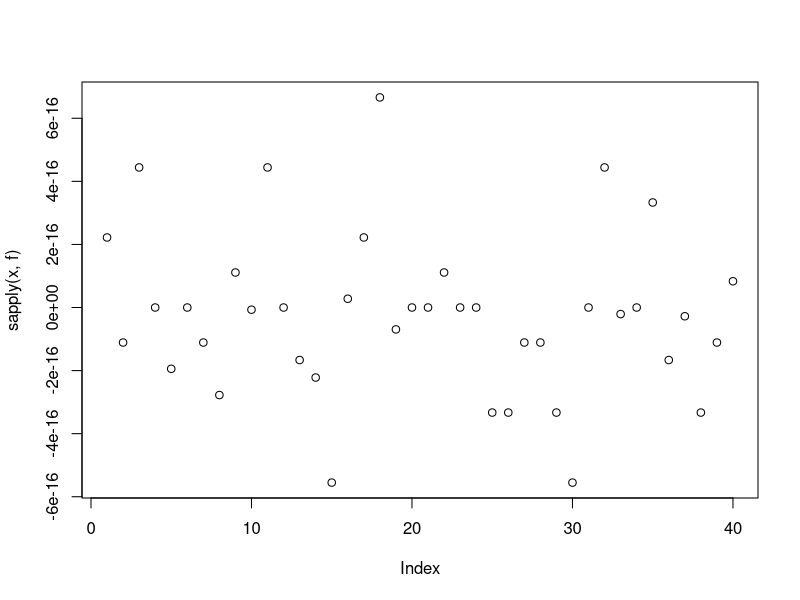

The R script that drew this image:
library(contfrac)


### Name: as_cf
### Title: Approximates a real number in continued fraction form
### Aliases: as_cf
### Keywords: math

### ** Examples

phi <- (sqrt(5)+1)/2
as_cf(phi,50)  # loses it after about 38 iterations ... not bad ...

as_cf(pi)  # looks about right
as_cf(exp(1),20)

f <- function(x){CF(as_cf(x,30),TRUE) - x}

x <- runif(40)
plot(sapply(x,f))
